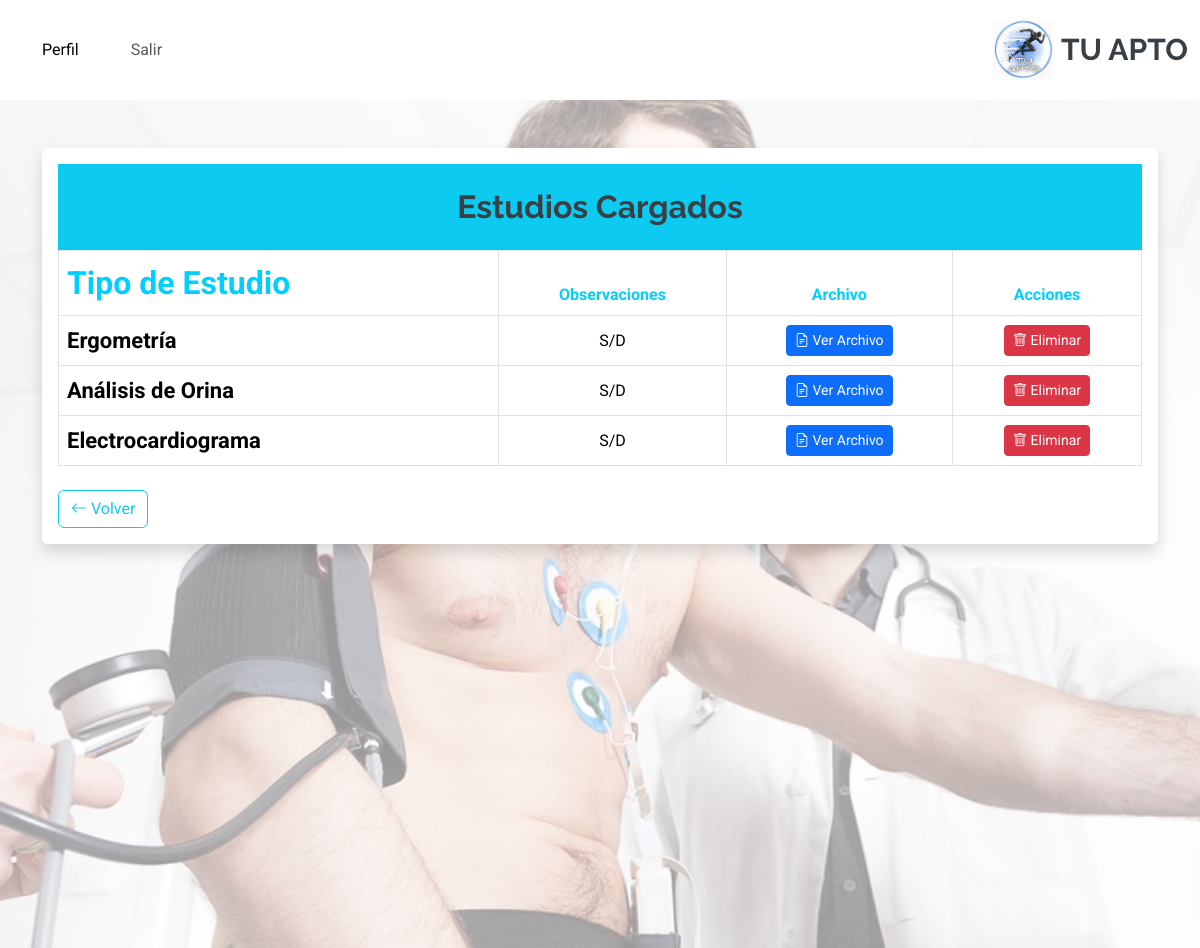
The app's page /registro-medico/ficha/15/estudios/ (signed in) with its own data.
### RegistroMedico/models.py (models this page shows, shortened)
class EstudiosMedico(models.Model):
    TIPO_ESTUDIO = [
        ('ORINA', 'Análisis de Orina'),
        ('ELECTRO', 'Electrocardiograma'),
        ('ERGOMETRIA', 'Ergometría'),
    ]
    idestudio = models.AutoField(primary_key=True)
    ficha_medica = models.ForeignKey(RegistroMedico, on_delete=models.CASCADE)  # Relación con la ficha médica
    tipo_estudio = models.CharField(max_length=20, choices=TIPO_ESTUDIO)  # Tipo de estudio médico
    archivo = models.FileField(upload_to='estudios/', null=True, blank=True)  # Archivo cargado (imágenes, PDFs, etc.)
    observaciones = models.CharField(max_length=200, null=True, blank=True)  # Observaciones adicionales
    class Meta:
        db_table = 'estudios_medicos'
        verbose_name = 'Estudio Médico'
        verbose_name_plural = 'Estudios Médicos'

### RegistroMedico/views.py (the view)
# urls.py: path('ficha/<int:ficha_medica_id>/estudios/', EstudiosMedicoListView.as_view(), name='ver_estudios'),
class EstudiosMedicoListView(ListView):
    model = EstudiosMedico
    template_name = 'registro_medico/estudios_list.html'  # Ruta del template
    context_object_name = 'estudios'
    def get_queryset(self):
        ficha_medica_id = self.kwargs.get('ficha_medica_id')
        return EstudiosMedico.objects.filter(ficha_medica__idfichaMedica=ficha_medica_id)

### RegistroMedico/templates/registro_medico/estudios_list.html (shortened to what this page needs)
{% extends 'core/base.html' %}
{% load static %}
{% load widget_tweaks %}
{% block content %}
<main class="px-3" style="position: relative; min-height: 100vh; width: 100%; margin: 0; padding: 0;">
    <div style="position: relative; z-index: 1;">
        <div class="container mt-5">
            <div class="table-responsive bg-white p-3 rounded shadow">
                <div class="card-header bg-info text-white text-center p-4 w-100">
                    <h2 class="mb-0 fw-bold">Estudios Cargados</h2>
                </div>
                <table class="table table-bordered align-middle">
                    <thead style="color: #00CFFF;" >
                        <tr class="text-center">
                            <th scope="col" style="color: #00CFFF;">Tipo de Estudio</th>
                            <th scope="col"style="color: #00CFFF;">Observaciones</th>
                            <th scope="col"style="color: #00CFFF;">Archivo</th>
                            <th scope="col"style="color: #00CFFF;">Acciones</th>
                        </tr>
                    </thead>
                    <tbody>
                        {% for estudio in estudios %}
                        <tr class="text-center">
                            <td data-label="Tipo de Estudio" class="fw-bold">{{ estudio.get_tipo_estudio_display }}</td>
                            <td data-label="Observaciones">{{ estudio.observaciones|default_if_none:"S/D" }}</td>
                            <td data-label="Archivo">
                                {% if estudio.archivo %}
                                    <a href="{{ estudio.archivo.url }}" target="_blank" class="btn btn-primary btn-sm">
                                        <i class="bi bi-file-earmark-text"></i> Ver Archivo
                                    </a>
                                {% else %}
                                    <span class="text-muted">No disponible</span>
                                {% endif %}
                            </td>
                            <td data-label="Acciones">
                                <a href="{% url 'registroMedico:eliminar_estudio' estudio.pk %}" class="btn btn-danger btn-sm">
                                    <i class="bi bi-trash"></i> Eliminar
                                </a>
                            </td>
                        </tr>
                        {% empty %}
                        <tr>
                            <td colspan="4" class="text-center text-muted">No hay estudios cargados.</td>
                        </tr>
                        {% endfor %}
                    </tbody>
                </table>
                <div class="d-flex justify-content-between align-items-center mt-4">
                    <a href="{% url 'menu_jugador' %}" class="btn btn-outline-info">
                        <i class="bi bi-arrow-left"></i> Volver
                    </a>
                </div>
            </div>
        </div>
    </div>
</main>
{% endblock %}

### core/static/core/css/main.css (style rules this page uses)
:root { --default-font: "Roboto", system-ui, -apple-system, "Segoe UI", Roboto, "Helvetica Neue", Arial, "Noto Sans", "Liberation Sans", sans-serif, "Apple Color Emoji", "Segoe UI Emoji", "Segoe UI Symbol", "Noto Color Emoji"; --heading-font: "Raleway", sans-serif; --nav-font: "Poppins", sans-serif; }
:root { --background-color: #ffffff; --default-color: #444444; --heading-color: #384046; --accent-color: #3498db; --surface-color: #ffffff; --contrast-color: #ffffff; }
:root { --nav-color: #444444; --nav-hover-color: #3498db; --nav-mobile-background-color: #ffffff; --nav-dropdown-background-color: #ffffff; --nav-dropdown-color: #444444; --nav-dropdown-hover-color: #3498db; }
:root { scroll-behavior: smooth; }
body { color: var(--default-color); background-color: var(--background-color); font-family: var(--default-font); }
a { color: var(--accent-color); text-decoration: none; transition: 0.3s; }
h1, h2, h3, h4, h5, h6 { color: var(--heading-color); font-family: var(--heading-font); }
table th:first-child { text-align: left; font-size: 2rem; }
table td:first-child { text-align: left; font-size: 22px; }

### records on screen
EstudiosMedico: tipo_estudio "Ergometría", observaciones "S/D"
EstudiosMedico: tipo_estudio "Análisis de Orina", observaciones "S/D"
EstudiosMedico: tipo_estudio "Electrocardiograma", observaciones "S/D"
